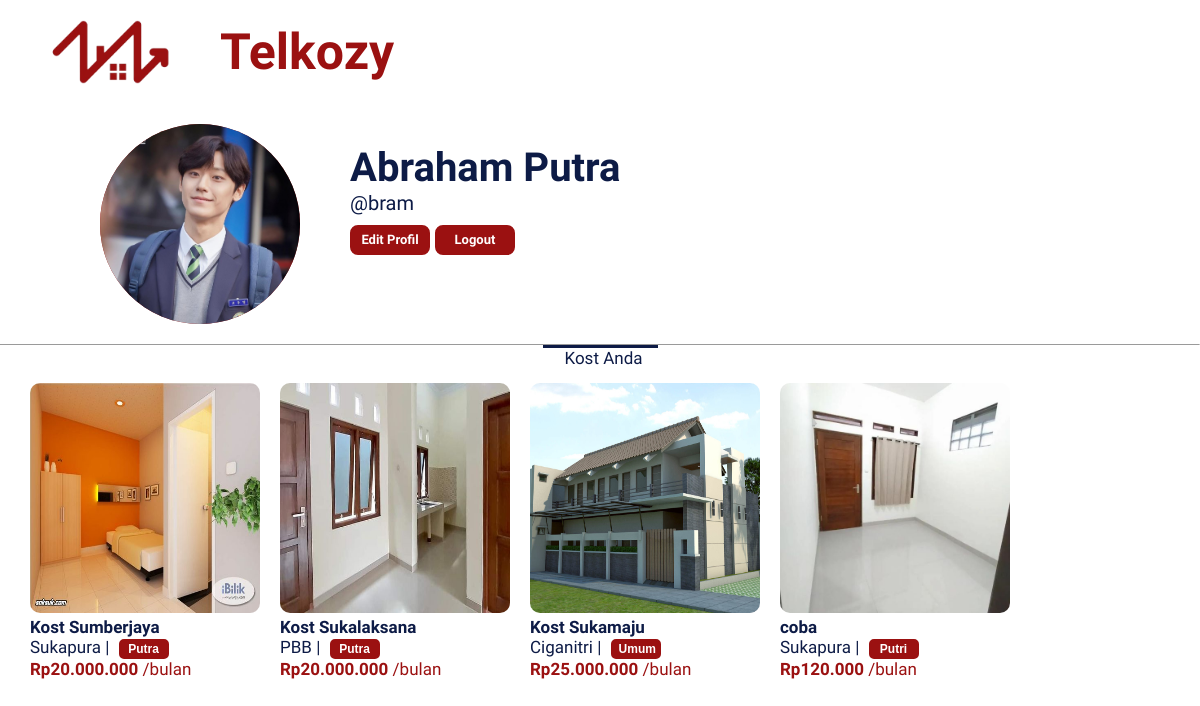
Page /profil_pemilik.php (signed in) on the committed database.
### tables this page shows
CREATE TABLE `akun` (
  `id_akun` int(11) NOT NULL,
  `nama_lengkap` varchar(100) NOT NULL,
  `username` varchar(20) NOT NULL,
  `email` varchar(100) NOT NULL,
  `foto_profil` varchar(255) DEFAULT NULL,
  `password` varchar(255) NOT NULL,
  `role` int(11) NOT NULL,
  `reset_token_hash` varchar(64) DEFAULT NULL,
  `reset_token_expires_at` datetime DEFAULT NULL
);

CREATE TABLE `kost` (
  `id_kost` int(11) NOT NULL,
  `nama_kost` varchar(30) NOT NULL,
  `nama_daerah` enum('Sukapura','Sukabirus','PGA','Ciganitri','PBB','Mangga Dua') NOT NULL,
  `kontak` varchar(20) NOT NULL,
  `tipe_kost` enum('Umum','Putra','Putri') NOT NULL,
  `foto_path` varchar(255) NOT NULL,
  `alamat` varchar(250) NOT NULL,
  `deskripsi` text NOT NULL,
  `harga` int(11) NOT NULL,
  `id_akun` int(11) NOT NULL
);

### profil_pemilik.php (the view, shortened to what this page needs)
<?php
$id_akun = $_SESSION['id_akun'];
require_once 'koneksi.php';
$sql = "SELECT nama_lengkap, username, foto_profil FROM akun WHERE id_akun = '$id_akun'";
$result = mysqli_query($conn, $sql);
if ($result && mysqli_num_rows($result) > 0) {
    $row = mysqli_fetch_assoc($result);
    $nama_lengkap = $row['nama_lengkap'];
    $username = $row['username'];
    $foto_profil = $row['foto_profil'];
} else {
    die("Error: Data pengguna tidak ditemukan.");
}
?>
<!DOCTYPE html>
<html>
<head>
    <link rel="stylesheet" href="src/style.css" />
</head>
<body>
<header>
    <img class="logo" src="src/img/logo.png" alt="TELKOZY" />
    <h1 class="telkozy">Telkozy</h1>
</header>
<div class="container-profil-pencari">
    <div class="foto-profil">
        <?php if (!empty($foto_profil)): ?>
            <img src="src/img/profil/<?= $foto_profil ?>" alt="Foto Profil" />
        <?php else: ?>
            <div class="foto-profil">
                <img src="" alt="">
            </div>
        <?php endif; ?>
    </div>
    <div class="identitas-akun">
        <h1 style="margin: 0;"><?= $nama_lengkap ?></h1>
        <p style="margin: 0;">@<?= $username ?></p>
        <button><a href="edit_profil_pemilik.php?id=<?= $id_akun; ?>">Edit Profil</a></button>
        <button><a href="logout.php">Logout</a></button>
    </div>
</div>
<div class="bookmark">
    <hr>
    <div class="bookmark-judul">
        <p>Kost Anda</p>
    </div>
    <div class="bookmark-kost">
        <?php
        $sql_kost = "SELECT * FROM kost WHERE id_akun = '$id_akun'";
        $result_kost = mysqli_query($conn, $sql_kost);
        if ($result_kost && mysqli_num_rows($result_kost) > 0) {
            while ($row_kost = mysqli_fetch_assoc($result_kost)) {
                $id_kost = $row_kost['id_kost'];
                $nama_kost = $row_kost['nama_kost'];
                $nama_daerah = $row_kost['nama_daerah'];
                $tipe_kost = $row_kost['tipe_kost'];
                $harga = $row_kost['harga'];
                ?>
                <div class="bookmark-per-kost">
                    <a href="info_kost_pencari.php?id_kost=<?= $id_kost; ?>">
                        <div>
                            <?php if (!empty($row_kost['foto_path'])) : ?>
                                <img src="src/img/kost/<?= $row_kost['foto_path']; ?>" alt="">
                            <?php else : ?>
                                <img src="placeholder_image.jpg" alt="Placeholder Image">
                            <?php endif; ?>
                        </div>
                        <div class="bookmark-deskripsi">
                            <h1 class="judul" style="font-size: 17px;"><?= $nama_kost; ?></h1>
                            <p class="lokasi" style="font-size: 17px;"><?= $nama_daerah; ?> | <button><?= $tipe_kost; ?></button></p>
                            <h2 class="harga" style="font-size: 17px;">Rp<?= number_format($harga, 0, ',', '.'); ?> <span>/bulan</span></h2>
                        </div>
                    </a>
                </div>
            <?php
            }
        } else {
            echo "Tidak ada data kost yang ditemukan.";
        }
        ?>
    </div>
</div>
</body>
</html>

### src/style.css (style rules this page uses)
header { display: flex !important; align-items: center !important; }
body { padding: 0; margin: 0; font-family: 'Baloo 2', sans-serif !important; }
.logo { width: 120px; margin: 20px 50px 20px 50px; }
.telkozy { font-size: 50px; color: #9B1111; font-weight: 800; margin: 0px; align-items: center; justify-content: center; }
a { text-decoration: none !important; color: inherit !important; }
.container-profil-pencari { display: flex; margin-left: 100px; margin-top: 20px; }
.foto-profil { width: 200px; height: 200px; background-color: #9B1111; border-radius: 50%; }
.foto-profil img { width: 100%; height: 100%; border-radius: 50%; object-fit: cover; }
.identitas-akun { margin-left: 50px; color: #0D1B46; font-size: 20px; margin-top: 20px; }
.identitas-akun button { background-color: #9B1111; font-family: 'Baloo 2', sans-serif; border: 3px solid #9B1111; color: white; border-radius: 8px; margin-top: 10px; width: 80px; height: 30px; font-size: 13px; font-weight: 600; }
.bookmark hr { font-family: 'Baloo 2', sans-serif !important; margin-top: 20px; margin-bottom: 0px; border-bottom-width: 0px; }
.bookmark-judul { width: 115px; border-top: 3px solid #0D1B46; margin: 0 auto; margin-bottom: 15px; display: flex; align-items: center; justify-content: center; }
.bookmark-judul p { margin: 0px; font-weight: 500; font-size: 17px; margin-left: 7px; }
.bookmark-kost { max-width: 95%; margin: 0 auto; gap: 20px; display: grid; grid-template-columns: repeat(5, 1fr); }
.bookmark-per-kost { margin: 0 auto; position: relative; }
.bookmark-per-kost img { width: 230px; height: 230px; border-radius: 10px; }
.bookmark-deskripsi h1 { color: #0d1b46; margin: 0; font-size: 17px; }
.bookmark-deskripsi p { margin: 0px; font-weight: 500; font-size: 17px; }
.bookmark-deskripsi h2 { color: #9B1111; margin-top: 0; font-size: 17px; }
.bookmark-deskripsi h2 span { font-weight: 400; display: inline; margin: 0; font-size: 17px; }
.bookmark-deskripsi button { display: inline; border: 2px solid #9B1111; border-radius: 5px; background-color: #9B1111; color: white; font-size: 12px; font-weight: 600; margin-left: 5px; width: 50px; height: 20px; }
.pengantar h1, p { margin: 0 auto; color: #0D1B46; }

### rows in the picture
akun: foto_profil (picture), nama_lengkap "Abraham Putra", username "bram"
kost: foto_path (picture), nama_kost "Kost Sumberjaya", nama_daerah "Sukapura", tipe_kost "Putra", harga "20.000.000"
kost: foto_path (picture), nama_kost "Kost Sukalaksana", nama_daerah "PBB", tipe_kost "Putra", harga "20.000.000"
kost: foto_path (picture), nama_kost "Kost Sukamaju", nama_daerah "Ciganitri", tipe_kost "Umum", harga "25.000.000"
kost: foto_path (picture), nama_kost "coba", nama_daerah "Sukapura", tipe_kost "Putri", harga "120.000"
